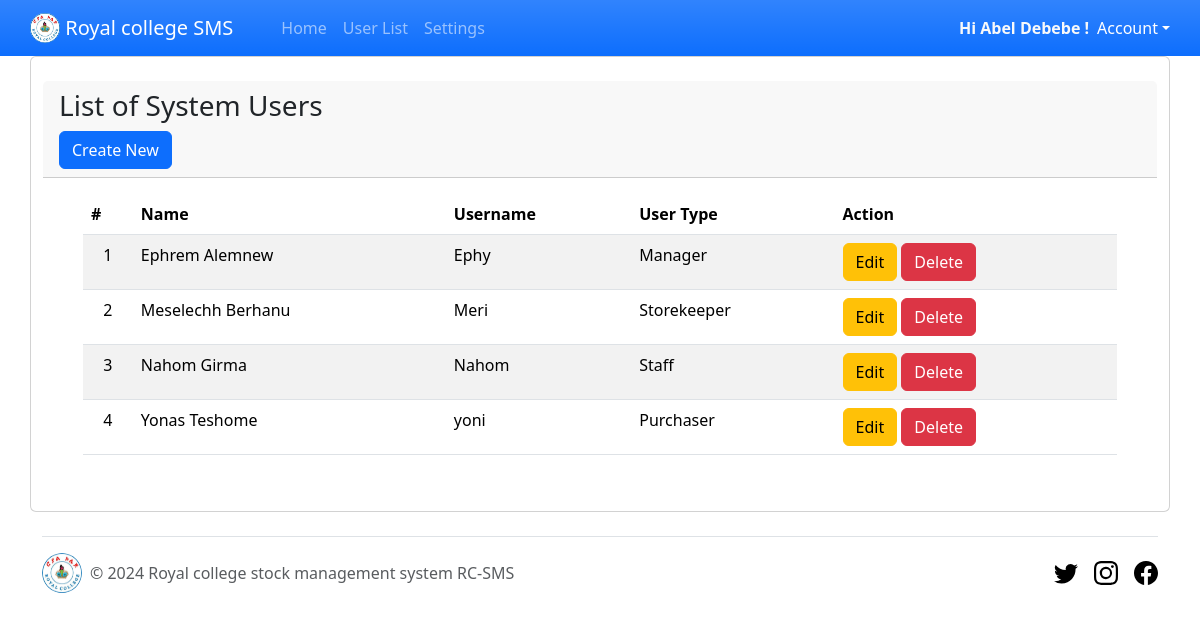
Page /sysAdminPage/userList.php (signed in) on the committed database.
### tables this page shows
CREATE TABLE `user` (
  `id` int(11) NOT NULL,
  `firstname` text NOT NULL,
  `lastname` text NOT NULL,
  `username` text NOT NULL,
  `password` text NOT NULL,
  `usertype` text NOT NULL,
  `changed` tinyint(1) NOT NULL
);

### sysAdminPage/userList.php (the view, shortened to what this page needs)
<?php
$conn = mysqli_connect('localhost','root','','rc_sms_db');
?>
<!DOCTYPE html>
<html lang="en">
<head>
     <link rel="stylesheet" href="../css/bootstrap.min.css">
</head>
<body>
	<?php @include('./header.php');?>
    <div  class=" py-4 container card card-outline card-primary">
	<div class="card-header">
		<h3 class="card-title">List of System Users</h3>
		<div  class="card-tools" >
			<a href="./addNewUserList.php" style="align-self: flex-end;" class="btn btn-flat btn-primary"><span class="fas fa-plus"></span>  Create New</a>
		</div>
	</div>
	<div class="card-body">
		<div class="container-fluid">
        <div class="container-fluid">
			<table class="table table-hover table-striped">
				<thead>
					<tr>
						<th>#</th>
						<th>Name</th>
						<th>Username</th>
						<th>User Type</th>
						<th>Action</th>
					</tr>
				</thead>
				<tbody>
					<?php
						$i = 1;
						$qry = $conn->query("SELECT *,concat(firstname,' ',lastname) as name from `user` where usertype != 'Admin' order by concat(firstname,' ',lastname) asc ");
						while($row = $qry->fetch_assoc()):
					?>
						<tr>
							<td class="text-center"><?php echo $i++; ?></td>
							<td><?php echo ucwords($row['name']) ?></td>
							<td ><p class="m-0 truncate-1"><?php echo $row['username'] ?></p></td>
							<td ><p class="m-0"><?php echo $row['usertype'] ?></p></td>
							<td >
				                  <a  href="./editUser.php?id=<?php echo $row['id']?>" class="btn btn-warning"> Edit</a>
								  <a  href="./deleteUser.php?id=<?php echo $row['id']?>" class="btn btn-danger"> Delete</a>
							</td>
						</tr>
					<?php endwhile; ?>
				</tbody>
			</table>
		</div>
		</div>
	</div>
</div>
<?php @include('../footer.php');?>
</body>
</html>

### sysAdminPage/header.php (shortened to what this page needs)
<nav class="navbar navbar-expand-lg navbar-dark bg-primary bg-gradient sticky-top">
            <div class="container px-3 px-lg-0 ">
                 <a class="navbar-brand" href="./adminHomePage.php">
                <img src="../assets/imgs/logo.png" style="border-radius: 50%;" width="30" height="30" class="d-inline-block align-top" alt="" loading="lazy">
                Royal college SMS
                </a>
                <div class="collapse navbar-collapse" id="navbarSupportedContent">
                    <ul class="navbar-nav me-auto mb-2 mb-lg-0 ms-lg-4">
                        <li class="nav-item"><a class="nav-link" aria-current="page" href="./adminHomePage.php">Home</a></li>
                        <li class="nav-item"><a class="nav-link" href="./userList.php">User List</a></li>
                        <li class="nav-item"><a class="nav-link" href="#">Settings</a></li>
                    </ul>
                    <div class="navbar-nav ml-auto d-flex align-items-center">
                        <a href="#" class="text-light  nav-link"><b> Hi<?php echo " ".$_SESSION['fname']." ".$_SESSION['lname']?> !</b></a>
                    </div>
                    <div class="nav-item dropdown">
            <a class="nav-link dropdown-toggle" href="#" style="color: white;" data-bs-toggle="dropdown" aria-expanded="false">Account</a>
          </div>
                </div>
            </div>
        </nav>

### footer.php (shortened to what this page needs)
<div class="container">
  <footer class="d-flex flex-wrap justify-content-between align-items-center py-3 my-4 border-top">
    <div class="col-md-6 d-flex align-items-center">
      <a href="/" class="mb-3 me-2 mb-md-0 text-body-secondary text-decoration-none lh-1">
      <img src="../assets/imgs/logo.png" style="border-radius: 50%;" width="40" height="40" class="d-inline-block align-top" alt="" loading="lazy">
                 </a>
      <span class=" mb-md-0 text-body-secondary">&copy; 2024 Royal college stock management system RC-SMS</span>
    </div>
    <ul class="nav col-md-4 justify-content-end list-unstyled d-flex">
      <li class="ms-3"><a class="text-body-secondary" href="#"><svg class="bi" width="24" height="24"><use xlink:href="#twitter"/></svg></a></li>
      <li class="ms-3"><a class="text-body-secondary" href="#"><svg class="bi" width="24" height="24"><use xlink:href="#instagram"/></svg></a></li>
      <li class="ms-3"><a class="text-body-secondary" href="#"><svg class="bi" width="24" height="24"><use xlink:href="#facebook"/></svg></a></li>
    </ul>
  </footer>
</div>

### rows in the picture
user: name "Ephrem Alemnew", username "Ephy", usertype "Manager"
user: name "Meselechh Berhanu", username "Meri", usertype "Storekeeper"
user: name "Nahom Girma", username "Nahom", usertype "Staff"
user: name "Yonas Teshome", username "yoni", usertype "Purchaser"

### other values in the picture
$_SESSION['fname'] "Abel"
$_SESSION['lname'] "Debebe"
